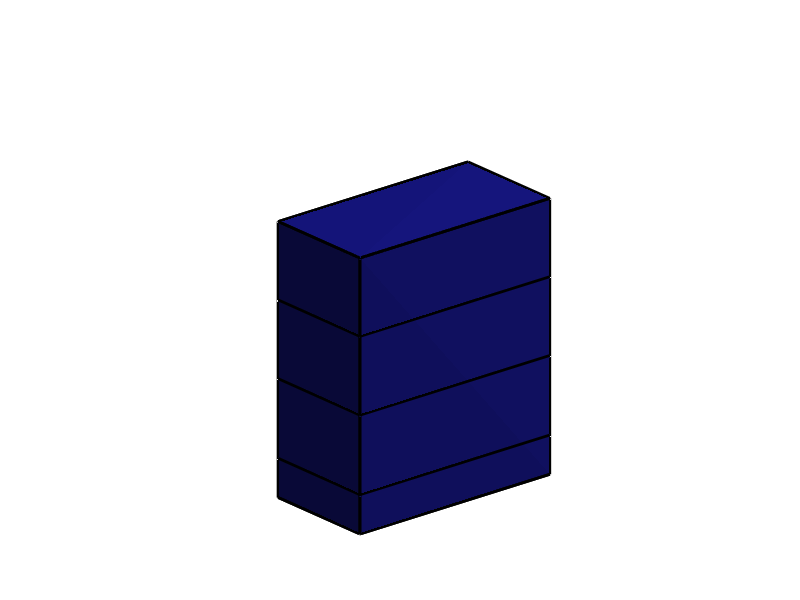

MATLAB code to generate this figure:
function gym()
gym = struct;
gym.vertices = ...
  [0 0 0;
   0 0 0.20000000298023224;
   0 0 0.60500001907348633;
   0 -0 1.0059999942779541;
   0 -0 1.4049999713897705;
   0 1.17 0;
   0 1.17 0.20000199973583221;
   0 1.17 0.60500001907348633;
   0 1.17 1.00600019693374634;
   0 1.17 1.4049999713897705;
   0.60000002384185791 -0 0;
   0.60000002384185791 -0 0.20000199973583221;
   0.60000002384185791 -0 0.60500001907348633;
   0.60000002384185791 -0 1.00600019693374634;
   0.60000002384185791 -0 1.4049999713897705;
   0.60000002384185791 1.17 0;
   0.60000002384185791 1.17 0.20000199973583221;
   0.60000002384185791 1.17 0.60500001907348633;
   0.60000002384185791 1.17 1.00600019693374634;
   0.60000002384185791 1.17 1.4049999713897705];
gym.faces = ...
  [1 6 16 11;
   2 7 17 12;
   3 8 18 13;
   4 9 19 14;
   5 10 20 15;
   1 5 10 6;
   11 15 20 16;
   1 5 15 11];
patch(gym, ...
         'EdgeColor',  'k'     ,        ...
         'FaceAlpha', 0,'FaceColor',[0.1 0.1 0.6],     ...
         'AmbientStrength', 0.1,'LineWidth',2);
    
    camlight('right');
    material('default'); 
    axis('image');
    view([50 22]);   
    sz=0.9;
    hold on

xCenter=[0.45 0.15 0.45 0.15];
yCenter=[0.3862 0.3862 0.758 0.758];
zCenter=[0.2 0.605 1.006];
theta = 0 : 0.01 : 2*pi;
radius = 0.125;
z=[];
% for zi=1:3
% z(1:629)=zCenter(zi);
% for i=1:4
% x = radius * cos(theta) + xCenter(i);
% y = radius * sin(theta) + yCenter(i);
% plot3(x, y,z,'k');
% hold on
% end
% end
set(gca,'visible','off')

end
